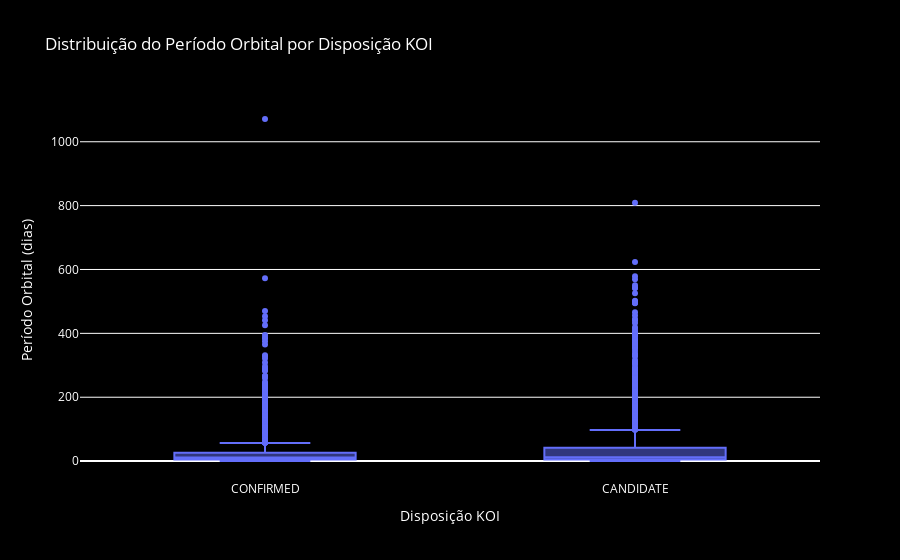

Here is the notebook cell this chart was saved with:
### Markdown cell above
![image.png](attachment:image.png)

### Code cell
# 3. Box Plot: Distribuição do Período Orbital por Disposição KOI
# Este gráfico mostra a distribuição dos períodos orbitais dos exoplanetas para diferentes categorias de disposição KOI.
# Pode ajudar a identificar se há diferenças significativas nos períodos orbitais entre candidatos e exoplanetas confirmados.

fig_box = px.box(df, x='Disposicao_KOI', y='Periodo_Orbital', 
                 title='Distribuição do Período Orbital por Disposição KOI',
                 labels={'Disposicao_KOI': 'Disposição KOI', 'Periodo_Orbital': 'Período Orbital (dias)'})

fig_box.update_layout(
xaxis_title='Disposição KOI',
yaxis_title='Período Orbital (dias)',
paper_bgcolor='black',
plot_bgcolor='black',
font=dict(color='white'))

fig_box.show()

### Figure 1 — Plotly figure (JSON) as saved in the notebook; plotly's stock layout.template omitted (floating-point values rounded to 4 significant figures; data arrays with more than 128 entries replaced by an {"elided": "..."} marker saying what was removed)
{"data": [{"alignmentgroup": "True", "hovertemplate": "Disposição KOI=%{x}<br>Período Orbital (dias)=%{y}<extra></extra>", "legendgroup": "", "marker": {"color": "#636efa"}, "name": "", "notched": false, "offsetgroup": "", "orientation": "v", "showlegend": false, "type": "box", "x": {"elided": "3894 str values"}, "x0": " ", "xaxis": "x", "y": {"elided": "3894 float values"}, "y0": " ", "yaxis": "y"}], "layout": {"boxmode": "group", "font": {"color": "white"}, "legend": {"tracegroupgap": 0}, "paper_bgcolor": "black", "plot_bgcolor": "black", "title": {"text": "Distribuição do Período Orbital por Disposição KOI"}, "xaxis": {"anchor": "y", "domain": [0, 1], "title": {"text": "Disposição KOI"}}, "yaxis": {"anchor": "x", "domain": [0, 1], "title": {"text": "Período Orbital (dias)"}}}}
